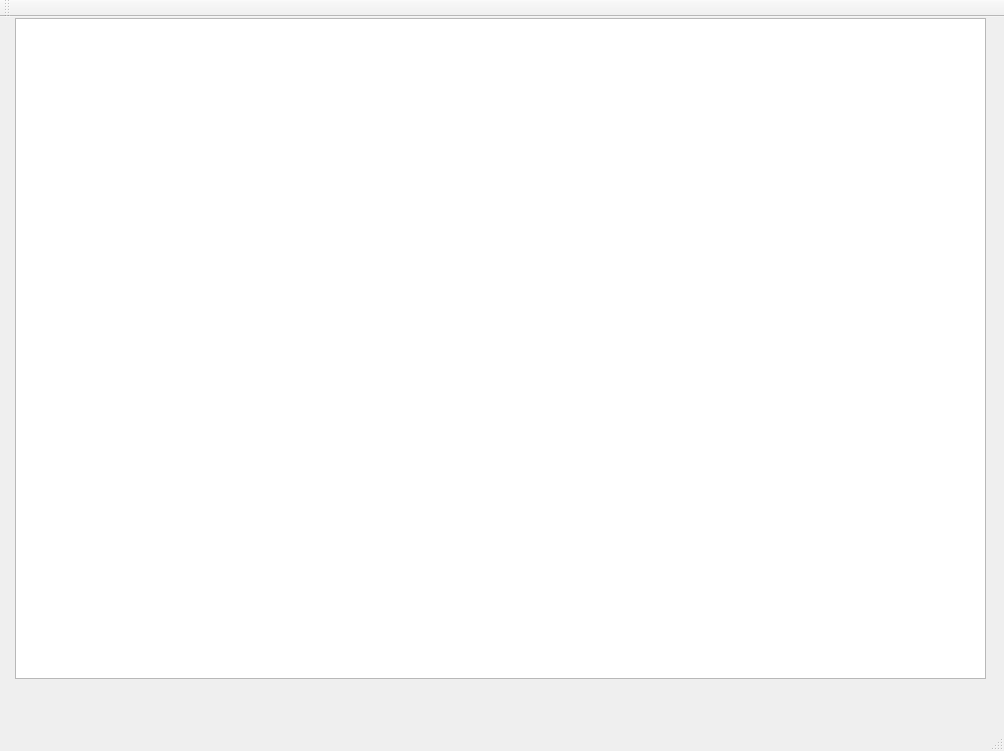
<?xml version="1.0" encoding="UTF-8"?>
<ui version="4.0">
 <class>MainWindow</class>
 <widget class="QMainWindow" name="MainWindow">
  <property name="geometry">
   <rect>
    <x>0</x>
    <y>0</y>
    <width>1004</width>
    <height>751</height>
   </rect>
  </property>
  <property name="windowTitle">
   <string>MainWindow</string>
  </property>
  <widget class="QWidget" name="centralWidget">
   <widget class="QGraphicsView" name="graphicsView">
    <property name="geometry">
     <rect>
      <x>15</x>
      <y>1</y>
      <width>971</width>
      <height>661</height>
     </rect>
    </property>
   </widget>
  </widget>
  <widget class="QMenuBar" name="menuBar">
   <property name="geometry">
    <rect>
     <x>0</x>
     <y>0</y>
     <width>1004</width>
     <height>20</height>
    </rect>
   </property>
  </widget>
  <widget class="QToolBar" name="mainToolBar">
   <attribute name="toolBarArea">
    <enum>TopToolBarArea</enum>
   </attribute>
   <attribute name="toolBarBreak">
    <bool>false</bool>
   </attribute>
  </widget>
  <widget class="QStatusBar" name="statusBar"/>
 </widget>
 <layoutdefault spacing="6" margin="11"/>
 <resources/>
 <connections/>
</ui>
